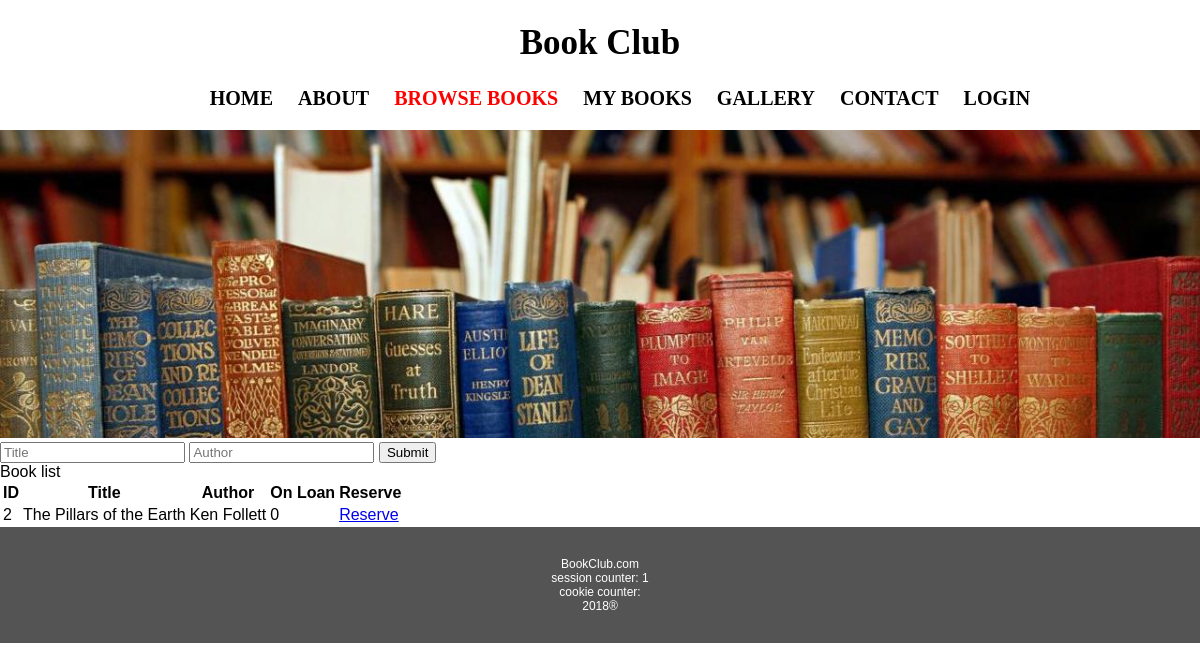
Page /books.php?title=The Pillars of the Earth on the committed database.
### tables this page shows
CREATE TABLE `books` (
  `bookid` int(11) NOT NULL,
  `title` varchar(100) NOT NULL,
  `onloan` tinyint(1) DEFAULT '0',
  `author` varchar(100) NOT NULL,
  `duedate` date NOT NULL
);

### books.php (the view, shortened to what this page needs)
<?php
  include "header.php";
?>
<form>
  <input type="text" placeholder="Title" name="title">
  <input type="text" placeholder="Author" name="author">
  <button type="submit">Submit</button>
</form>
Book list
<?php
$searchtitle = "";
$searchauthor = "";
if (isset($_GET) && !empty($_GET)) {
  if (isset($_GET['title'])) {
    $searchtitle = htmlentities(trim($_GET['title']));
  }
  $query = " select * from books";
  if ($searchtitle && !$searchauthor) {
      $query = $query . " where title like '%" . $searchtitle . "%'";
  }
  $stmt = $db->prepare($query);
  $stmt->bind_result($bookid, $title, $onloan, $author, $duedate);
  $stmt->execute();
  echo '<table><thead><th>ID</th><th>Title</th><th>Author</th><th>On Loan</th><th>Reserve</th></thead><tbody>';
  while ($stmt->fetch()) {
    echo "<tr>";
    echo "<td>$bookid</td><td>$title</td><td>$author</td><td>$onloan</td>";
    echo '<td><a href="reserveBook.php?bookid=' . urlencode($bookid) . '"> Reserve </a></td>';
    echo "</tr>";
  }
  echo "</tbody></table>";
}
  include "footer.php";
?>

### styles.css (style rules this page uses)
html, body { padding: 0; margin: 0; font-family: Verdana, Geneva, sans-serif; }

### rows in the picture
books: bookid "2", title "The Pillars of the Earth", author "Ken Follett", onloan "0"

### other values in the picture
$_SESSION['counter'] "1"
